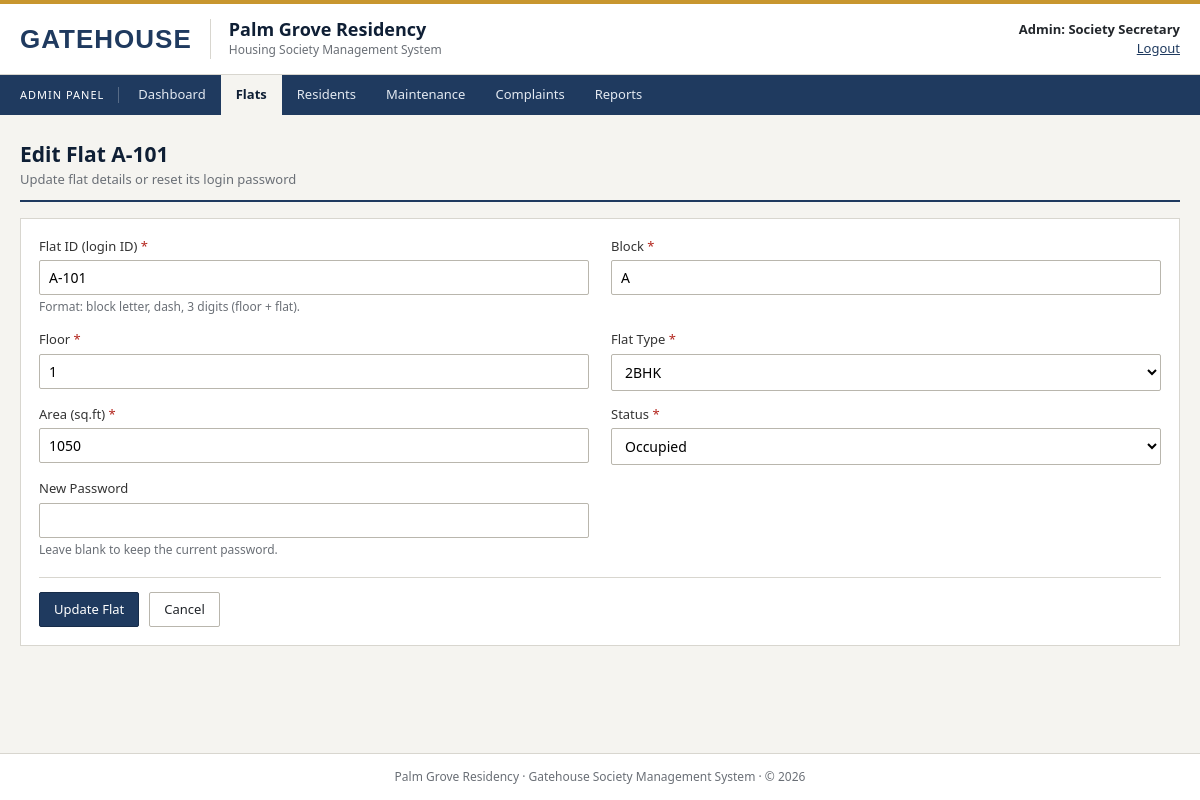
The page /admin/flat_edit.php?id=1 (signed in) on the database its author committed.
### tables this page shows
CREATE TABLE flats (
    flat_id     INT AUTO_INCREMENT PRIMARY KEY,
    flat_no     VARCHAR(10)  NOT NULL UNIQUE,    
    password    VARCHAR(255) NOT NULL,           
    block       VARCHAR(5)   NOT NULL,
    floor_no    INT          NOT NULL,
    flat_type   ENUM('1BHK','2BHK','3BHK') NOT NULL,
    area_sqft   INT          NOT NULL,
    status      ENUM('Occupied','Vacant') NOT NULL DEFAULT 'Vacant',
    created_at  TIMESTAMP DEFAULT CURRENT_TIMESTAMP
);

### admin/_flat_form.php (the view, shortened to what this page needs)
<form method="post" class="validate" novalidate>
    <div class="form-grid">
        <div class="form-group">
            <label for="flat_no">Flat ID (login ID) <span class="req">*</span></label>
            <input type="text" id="flat_no" name="flat_no" value="<?= e($d['flat_no']) ?>" required data-rule="flatno" maxlength="5" placeholder="A-101">
            <div class="hint">Format: block letter, dash, 3 digits (floor + flat).</div>
        </div>
        <div class="form-group">
            <label for="block">Block <span class="req">*</span></label>
            <input type="text" id="block" name="block" value="<?= e($d['block']) ?>" required maxlength="1" placeholder="A">
        </div>
        <div class="form-group">
            <label for="floor_no">Floor <span class="req">*</span></label>
            <input type="number" id="floor_no" name="floor_no" value="<?= e($d['floor_no']) ?>" required min="0" max="50">
        </div>
        <div class="form-group">
            <label for="flat_type">Flat Type <span class="req">*</span></label>
            <select id="flat_type" name="flat_type" required>
                <option value="">-- Select --</option><?= options($FLAT_TYPES, $d['flat_type']) ?>
            </select>
        </div>
        <div class="form-group">
            <label for="area_sqft">Area (sq.ft) <span class="req">*</span></label>
            <input type="number" id="area_sqft" name="area_sqft" value="<?= e($d['area_sqft']) ?>" required min="200" max="10000">
        </div>
        <div class="form-group">
            <label for="status">Status <span class="req">*</span></label>
            <select id="status" name="status" required><?= options($FLAT_STATUS, $d['status']) ?></select>
        </div>
        <div class="form-group">
            <label for="password"><?= $isNew ? 'Login Password <span class="req">*</span>' : 'New Password' ?></label>
            <input type="password" id="password" name="password" <?= $isNew ? 'required' : '' ?> data-minlength="6" autocomplete="new-password">
            <div class="hint"><?= $isNew ? 'Give this password to the flat owner. Min 6 characters.' : 'Leave blank to keep the current password.' ?></div>
        </div>
    </div>
    <div class="form-actions">
        <button type="submit" class="btn"><?= $isNew ? 'Save Flat' : 'Update Flat' ?></button>
        <a href="flats.php" class="btn btn-light">Cancel</a>
    </div>
</form>

### admin/flat_edit.php (shortened to what this page needs)
<?php
require_once '../config/db.php';
$id = (int)($_GET['id'] ?? 0);
$d = db_select($conn, "SELECT * FROM flats WHERE flat_id = ?", 'i', [$id])->fetch_assoc();
$isNew = false;
$errors = [];
include '../includes/header.php';
?>
<div class="page-head"><div><h1>Edit Flat <?= e($d['flat_no']) ?></h1><p>Update flat details or reset its login password</p></div></div>
<div class="card">
    <?php show_errors($errors); include '_flat_form.php'; ?>
</div>
<?php include '../includes/footer.php'; ?>

### assets/css/style.css (style rules this page uses)
:root { --brand: #1f3a5f; --brand-dark: #172c49; --brand-deep: #0f1f35; --brand-light: #e9eef5; --accent: #c8962e; --paper: #f5f4f0; --white: #ffffff; --ink: #22262b; --muted: #6a6f76; --line: #d8d6cf; --head: #edebe5; --green: #2e7d32; --red: #b3261e; --amber: #a86500; }
* { box-sizing: border-box; margin: 0; padding: 0; }
body { font-family: Tahoma, Verdana, "Segoe UI", Arial, sans-serif; background: var(--paper); color: var(--ink); font-size: 14px; line-height: 1.5; min-height: 100vh; display: flex; flex-direction: column; }
a { color: var(--brand); }
h1, h2, .site-name { font-weight: bold; }
.page-head { display: flex; justify-content: space-between; align-items: flex-end; gap: 12px; margin-bottom: 16px; padding-bottom: 10px; border-bottom: 2px solid var(--brand); flex-wrap: wrap; }
.page-head h1 { font-size: 21px; color: var(--brand-deep); }
.page-head p { color: var(--muted); font-size: 13px; }
.card { background: var(--white); border: 1px solid var(--line); padding: 18px; margin-bottom: 18px; }
.btn { display: inline-block; padding: 7px 14px; border: 1px solid var(--brand-dark); border-radius: 2px; font-size: 13px; cursor: pointer; background: var(--brand); color: #fff; font-family: inherit; text-decoration: none; }
.btn-light { background: var(--white); color: var(--ink); border-color: #b9b6ad; }
.form-grid { display: grid; grid-template-columns: repeat(2, 1fr); gap: 14px 22px; }
.form-group { display: flex; flex-direction: column; }
label { font-size: 13px; margin-bottom: 4px; color: #333; }
label .req { color: var(--red); }
input, select, textarea { padding: 7px 9px; border: 1px solid #b9b6ad; border-radius: 2px; font-size: 14px; font-family: inherit; background: #fff; width: 100%; }
.hint { color: var(--muted); font-size: 12px; margin-top: 3px; }
.form-actions { margin-top: 18px; padding-top: 14px; border-top: 1px solid var(--line); display: flex; gap: 10px; }

### rows shown on the page
flats: flat_no "A-101", block "A", floor_no "1", flat_type "2BHK", area_sqft "1050", status "Occupied"

### other values the page prints
APP_NAME "GATEHOUSE"
SOCIETY_NAME "Palm Grove Residency"
$who "Admin: Society Secretary"
$label "Dashboard"
$label "Flats"
$label "Residents"
$label "Maintenance"
$label "Complaints"
$label "Reports"
APP_NAME "Gatehouse"
